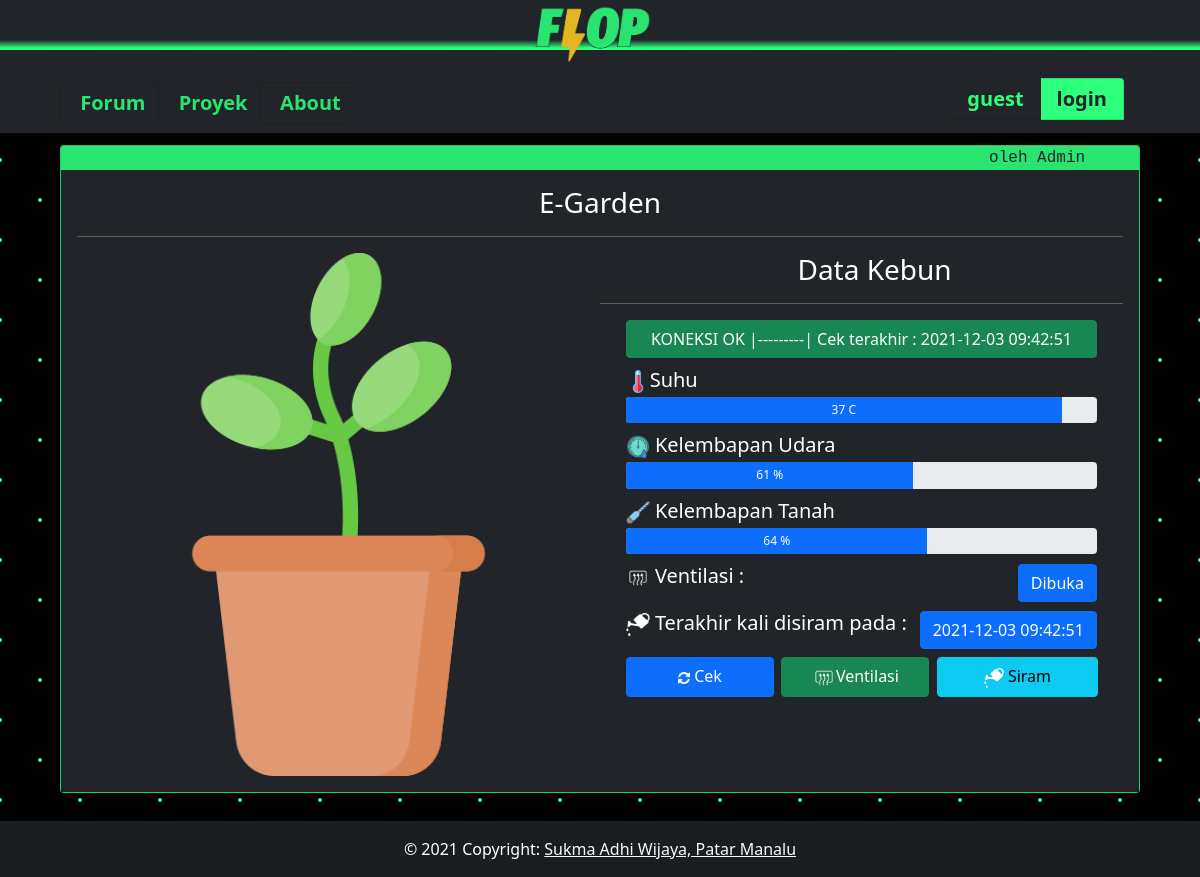
The app's page /egarden.php?action=view with its own data.
### tables this page shows
CREATE TABLE `tb_egarden` (
  `id_entry` int(11) NOT NULL,
  `temp` int(11) NOT NULL,
  `humidity` int(11) NOT NULL,
  `water` int(11) NOT NULL,
  `vent_status` tinyint(1) NOT NULL,
  `time` timestamp NOT NULL DEFAULT current_timestamp() ON UPDATE current_timestamp(),
  `action` varchar(25) NOT NULL
);

### egarden.php (the view, shortened to what this page needs)
<?php
$conn = mysqli_connect("localhost","root","","db_flop");
$getlast_query = mysqli_query($conn, "SELECT * FROM tb_egarden WHERE time = (SELECT MAX(time) FROM tb_egarden);");
$getlast_data = mysqli_fetch_assoc($getlast_query);
$temp = $getlast_data['temp'];
$temp_percent = ($temp/40)*100;
$humidity = $getlast_data['humidity'];
$water = $getlast_data['water'];
$vent_status = $getlast_data['vent_status'];
if($vent_status==1){
  $vent_status = "Dibuka";
}
else{
  $vent_status = "Ditutup";
}
$lastupdate = $getlast_data['time'];
$lastwater_query = mysqli_query($conn,"SELECT time FROM tb_egarden WHERE time = (SELECT MAX(time) FROM tb_egarden WHERE action='siram')");
$lastwater_data = mysqli_fetch_assoc($lastwater_query);
$lastwater = $lastwater_data['time'];
?>
<!DOCTYPE html>
<html lang="en">
<head>
    <link href="style.css" rel="stylesheet">
    <link href="https://cdn.jsdelivr.net/npm/bootstrap@5.1.3/dist/css/bootstrap.min.css" rel="stylesheet">
</head>
<body>
    <?php include("html/header.php");?>
  <div class="card " id="main-content" style="width:90%;margin-top:1%;">
    <a id="main-content-info">oleh Admin </a>
    <div class="card-body" id="main-content-body">
    <a id="content-link" href="egarden.php" >
      <h3 class="card-title" id="main-content-title">E-Garden</h3></a>
      <hr>
        <div id="container">
          <div id="ilustrasi-box">
       <img src="plantpot.png" class="img-fluid" alt="Ilustrasi" id="ilustrasi">
          </div>
          <div id="entry-info">
            <h3 id="main-content-text">Data Kebun</h3>
            <hr>
        <?php
        echo '<h5 class="btn btn-success" id="koneksi">KONEKSI OK |---------| Cek terakhir : '.$lastupdate.'</h5>';
        echo '
        <h5 id="label"><img class="btn-icon" id="button-temp" src="thermometer.png">Suhu</h5>
        <div class="progress" id="bar">
          <div class="progress-bar" id="tempbar" role="progressbar" style="width: '.$temp_percent.'%;" aria-valuenow="50" aria-valuemin="0" aria-valuemax="100">'.$temp.' C</div>
        </div>
        <h5 id="label"><img class="btn-icon" id="button-humidity" src="hygrometer.png">  Kelembapan Udara</h5>
        <div class="progress" id="bar">
          <div class="progress-bar" role="progressbar" style="width: '.$humidity.'%;" aria-valuenow="50" aria-valuemin="0" aria-valuemax="100">'.$humidity.' %</div>
        </div>
        <h5 id="label"><img class="btn-icon" id="button-water" src="alcohol.png">  Kelembapan Tanah</h5>
        <div class="progress" id="bar">
          <div class="progress-bar" role="progressbar" style="width: '.$water.'%;" aria-valuenow="50" aria-valuemin="0" aria-valuemax="100">'.$water.' %</div>
        </div>';
        echo '<div id="status-div"><h5 id="label"><img class="btn-icon" id="button-water" src="vent.png">  Ventilasi : <button class="btn btn-primary" id="status">'.$vent_status.'</button></h5></div>';
        echo '<div id="status-div"><h5 id="label"><img class="btn-icon" id="button-water" src="watering.png"> Terakhir kali disiram pada : <button class="btn btn-primary" id="status">'.$lastwater.'</button></h5></div>';
        echo '<div id="button-cluster">
              <a href="egarden.php?action=cek" class="btn btn-primary" id="button-cluster-element"><img class="btn-icon" id="button-refresh" src="refresh.png">  Cek</a>
              <a href="egarden.php?action=toggle" class="btn btn-success" id="button-cluster-element"><img class="btn-icon" id="button-vent" src="vent.png">Ventilasi</a>
              <a href="egarden.php?action=siram" class="btn btn-info" id="button-cluster-element"><img class="btn-icon" id="button-siram" src="watering.png">  Siram</a>
              </div>';
        ?>
          </div>
        </div>
      </div>
    </div>
  <br><br><br>
    <?php include("html/footer.php");?>
</body>
</html>

### style.css (style rules this page uses)
#Body { background-color: #000000; opacity: 1; background-image: radial-gradient(#2eff7d 2px, transparent 2px), radial-gradient(#2eff7d 2px, #000000 2px); background-size: 80px 80px; background-position: 0 0,40px 40px; }
#main-content { margin:auto; margin-top:1%; margin-bottom:1%; width:85%; background-color:#29e470; color:#29e470; }
#main-content-body { background-color: #212529; color:white; }
#main-content-title { text-align:center; }
#main-content-info { text-align:right; color:#212529; margin-right:5%; font-family:monospace; }
#main-content-text { text-align:center !important; }
#content-link { color:white !important; text-decoration: none; text-align:center !important; }

### egarden.php (style rules this page uses)
#container { display:inline-grid; grid-template-columns: 50% 50%; }
#ilustrasi { width:100%; }
#entry-info { width:100%; }
#main-content-text { text-align:left !important; margin-left:5%; }
#koneksi { margin:auto; margin-left:5%; margin-right:5%; width:90%; }
#bar { margin-left:5%; margin-right:5%; height:5%; }
#label { margin-left:5%; margin-right:5%; margin-top:2%; height:4%; }
#status { float:right; }
#status-div { margin-bottom:4%; }
#button-cluster { margin-left:5%; margin-right:5%; display:grid; grid-template-columns: 33% 33% 36%; }
#button-cluster-element { margin-right:5%; }
.btn-icon { width:10%; }
#button-water { width:5%; }
#button-humidity { width:5%; }
#button-temp { width:5%; }
#button-vent { width:20%; }
#button-siram { width:15%; }

### records on screen
tb_egarden: time "2021-12-03 09:42:51", temp "37", humidity "61", water "64", vent_status "Dibuka"

### other values on screen
$user "guest"
$prompt "login"
$lastwater "2021-12-03 09:42:51"
